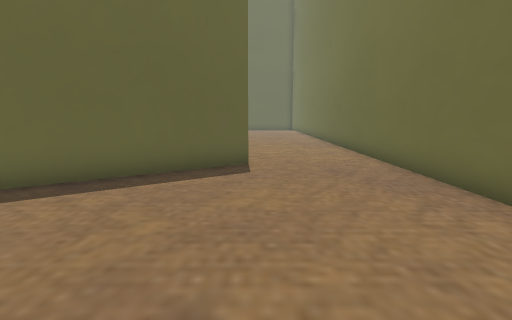
view 1 (above)

24 first-person views from a walk through a Unity game level. The camera is 1.3 m above the floor, tilts 8° down and sees 80° across. The floor is counted in squares, 1 m on a side. Each view is taken from the middle of a square. On the plan, view 1 faces up. The plan holds only what a view shows up to about 14 squares ahead; the rest is blank. The player character is not drawn. Some animated figures are not drawn.

view 2
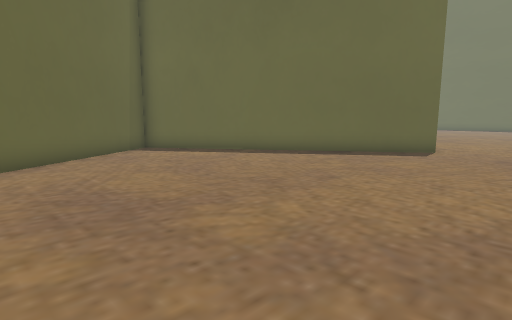

view 3
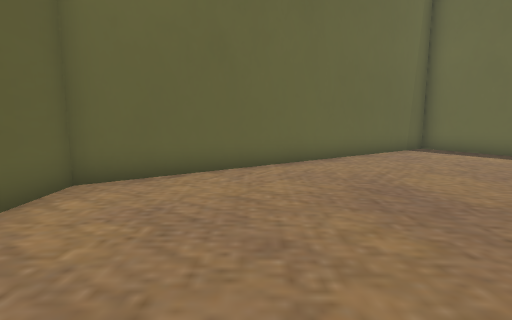

view 4
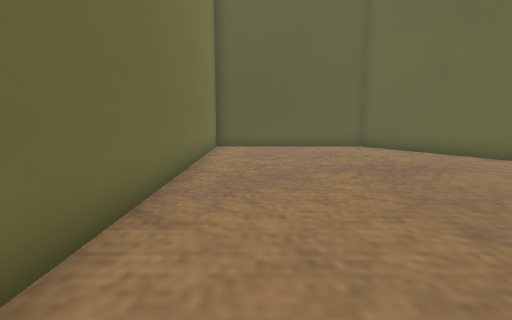

view 5
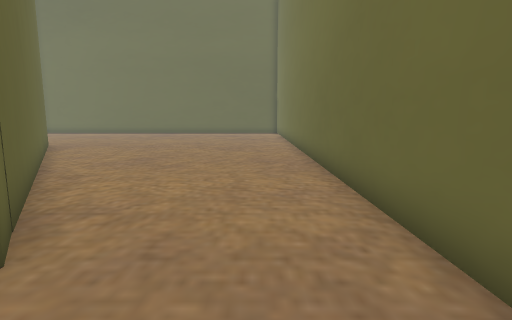

view 6
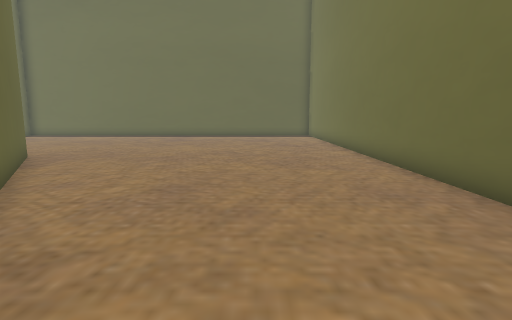

view 7
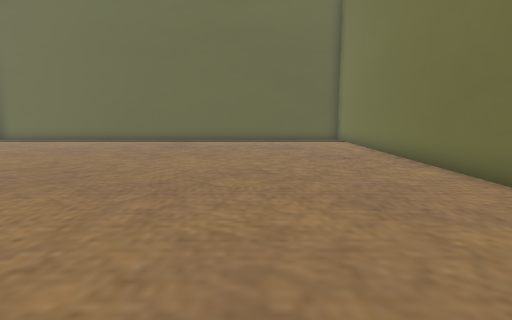

view 8
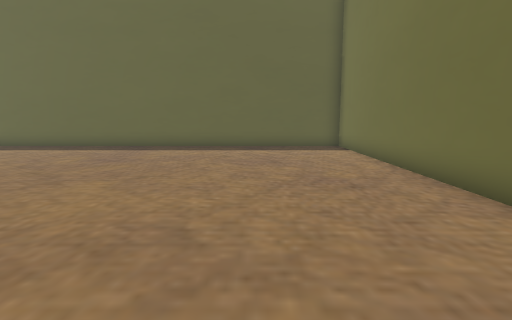

view 9
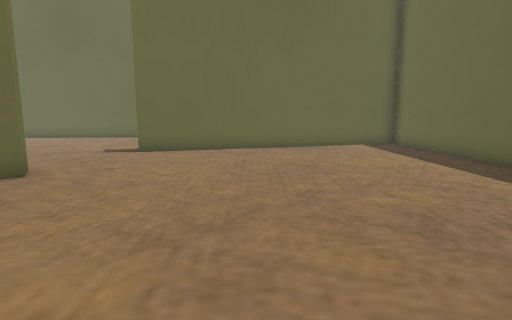

view 10
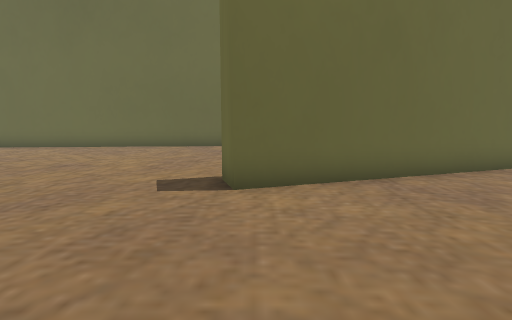

view 11
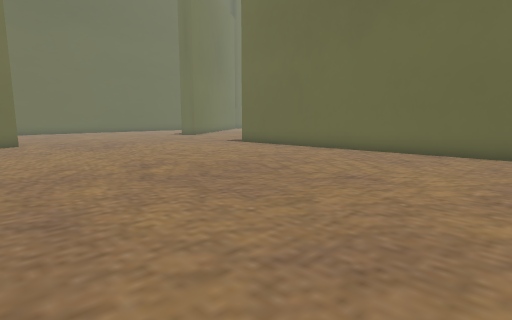

view 12
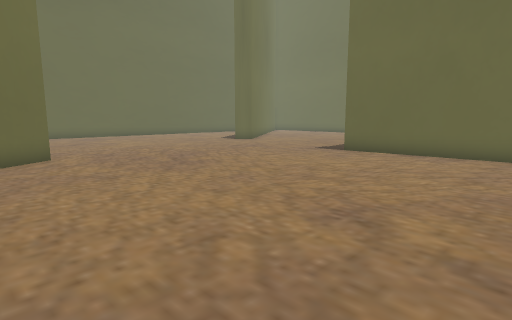

view 13
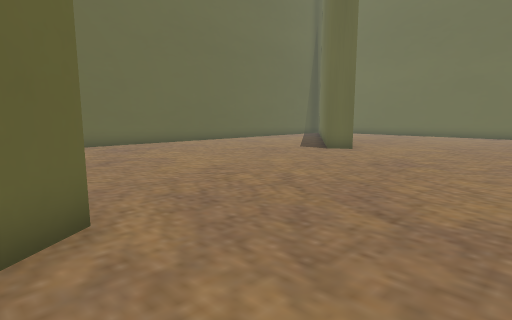

view 14
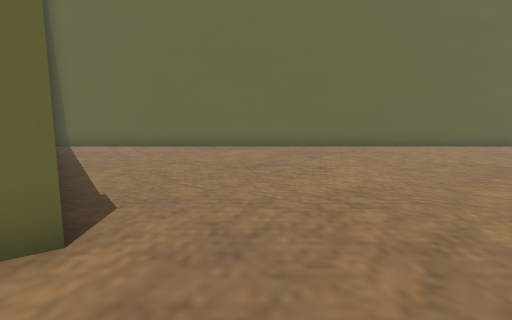

view 15
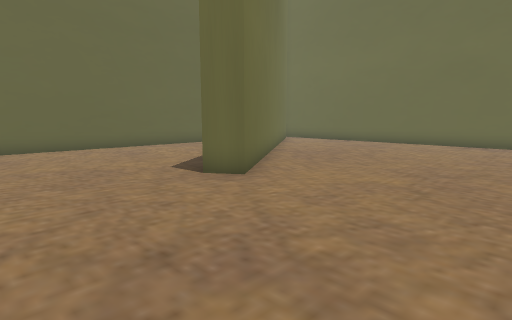

view 16
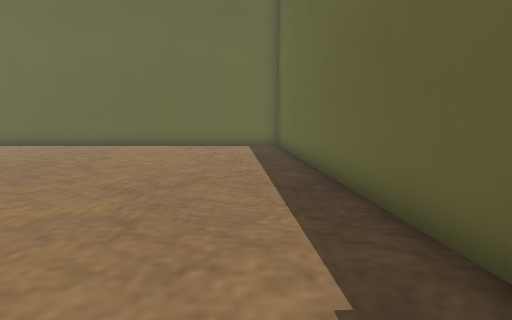

view 17
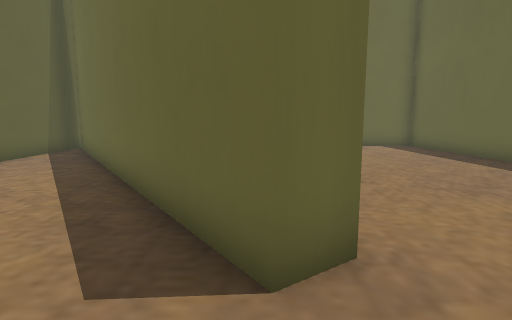

view 18
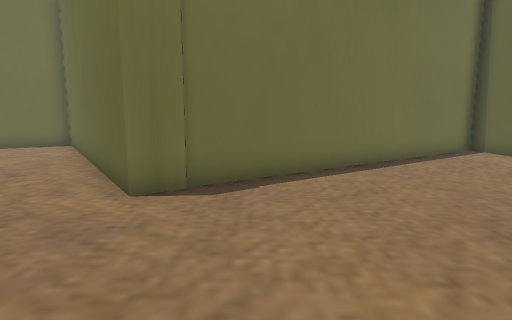

view 19
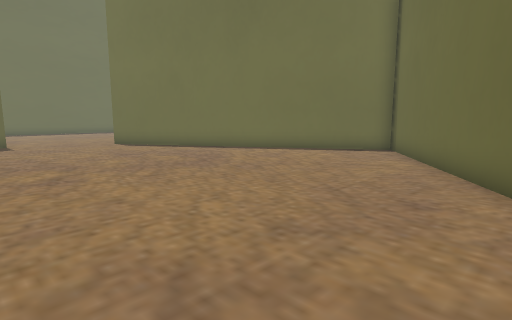

view 20
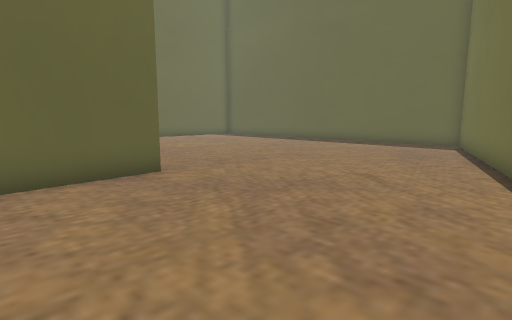

view 21
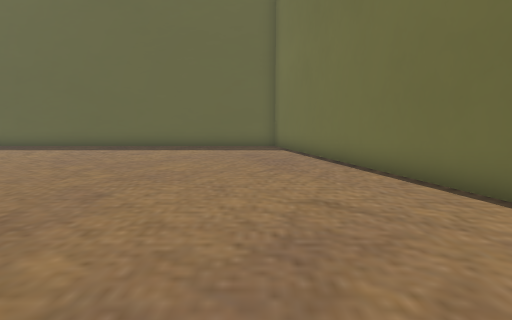

view 22
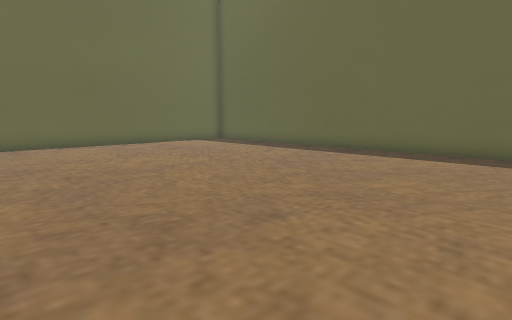

view 23
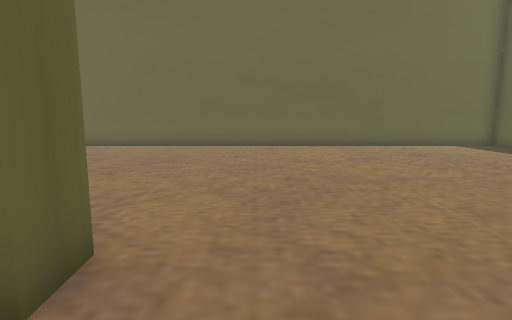

view 24
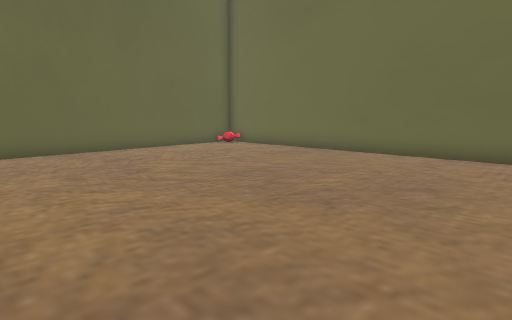

### Floor plan
Ten units are one square. View 1 is at (0, 0); x grows to the right and y downward. Boxes are objects, and circles mark ways between rooms. Rooms are numbered by the first view taken in them; rooms with no view inside come last. Other rooms are left out.
<svg viewBox="-334 -323 377 413">
<path fill="none" stroke="#000" d="M-84 -194 -75 -200 -2 -85 -96 -19 -27 85 38 85 38 -318 -151 -318M-152 -291 -124 -206 -133 -203M-212 -70 -329 -60 -329 68M-219 -194 -208 -195 -200 -70M-294 -73 -229 -79M-140 -225 -171 -318 -296 -318M-276 42 -217 0 -211 9 -314 81M-244 85 -39 85 -110 -22 -16 -88 -66 -167M-321 85 -279 85M-319 -318 -329 -318 -329 -109"/>
<circle cx="-110" cy="-200" r="3" fill="#2a7"/>
<text x="-30" y="-150">1</text>
<text x="-190" y="-100">2</text>
</svg>
Room 1 opens to room 2.

Where each view was taken, in squares from view 1:
view 1: 0 up, 0 right, facing up
view 2: 4 down, 3 right, facing up-left
view 3: 5 down, 3 right, facing left
view 4: 5 up, 2 right, facing down
view 5: 6 up, 2 right, facing up
view 6: 10 up, 0 right, facing up
view 7: 14 up, 1 left, facing up
view 8: 18 up, 0 right, facing up
view 9: 25 up, 1 left, facing left
view 10: 21 up, 7 left, facing left
view 11: 19 up, 9 left, facing down-left
view 12: 13 up, 9 left, facing down-left
view 13: 6 up, 10 left, facing down-left
view 14: 5 up, 13 left, facing down
view 15: 5 up, 17 left, facing down-left
view 16: 5 up, 19 left, facing left
view 17: 1 down, 19 left, facing left
view 18: 0 up, 16 left, facing right
view 19: 4 up, 14 left, facing up-right
view 20: 16 up, 14 left, facing up-left
view 21: 18 up, 18 left, facing up
view 22: 20 up, 18 left, facing up-left
view 23: 21 up, 19 left, facing left
view 24: 20 up, 22 left, facing down-left
